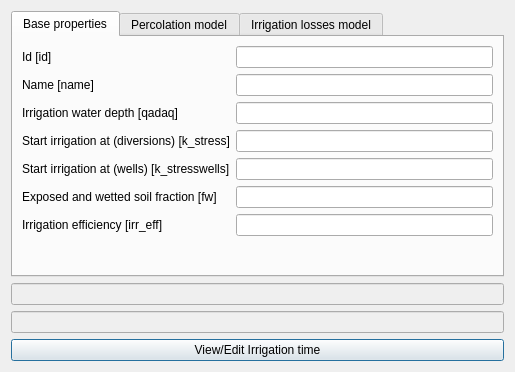
<?xml version="1.0" encoding="UTF-8"?>
<ui version="4.0">
 <class>dialog</class>
 <widget class="QDialog" name="dialog">
  <property name="geometry">
   <rect>
    <x>0</x>
    <y>0</y>
    <width>515</width>
    <height>372</height>
   </rect>
  </property>
  <property name="windowTitle">
   <string>Dialog</string>
  </property>
  <property name="locale">
   <locale language="English" country="UnitedStates"/>
  </property>
  <layout class="QVBoxLayout" name="verticalLayout">
   <item>
    <widget class="QTabWidget" name="tabWidget">
     <property name="currentIndex">
      <number>0</number>
     </property>
     <widget class="QWidget" name="tab">
      <attribute name="title">
       <string>Base properties</string>
      </attribute>
      <layout class="QFormLayout" name="formLayout_2">
       <item row="0" column="0">
        <widget class="QLabel" name="id_LBL">
         <property name="toolTip">
          <string>The name of the irrigation method</string>
         </property>
         <property name="text">
          <string>Id [id]</string>
         </property>
        </widget>
       </item>
       <item row="0" column="1">
        <widget class="QLineEdit" name="id">
         <property name="enabled">
          <bool>true</bool>
         </property>
         <property name="toolTip">
          <string>The identify of the method</string>
         </property>
        </widget>
       </item>
       <item row="1" column="0">
        <widget class="QLabel" name="name_LBL">
         <property name="toolTip">
          <string>The name of the irrigation method</string>
         </property>
         <property name="text">
          <string>Name [name]</string>
         </property>
        </widget>
       </item>
       <item row="1" column="1">
        <widget class="QLineEdit" name="name">
         <property name="toolTip">
          <string>The name of the irrigation method</string>
         </property>
        </widget>
       </item>
       <item row="2" column="0">
        <widget class="QLabel" name="qadaq_LBL">
         <property name="toolTip">
          <string>Irrigation water depth (mm)</string>
         </property>
         <property name="text">
          <string>Irrigation water depth [qadaq]</string>
         </property>
        </widget>
       </item>
       <item row="2" column="1">
        <widget class="QLineEdit" name="qadaq">
         <property name="toolTip">
          <string>Irrigation water depth (mm)</string>
         </property>
        </widget>
       </item>
       <item row="3" column="0">
        <widget class="QLabel" name="k_stress_LBL">
         <property name="toolTip">
          <string>Water stress coefficient for the activation of irrigation from water diversions</string>
         </property>
         <property name="text">
          <string>Start irrigation at (diversions) [k_stress]</string>
         </property>
        </widget>
       </item>
       <item row="3" column="1">
        <widget class="QLineEdit" name="k_stress">
         <property name="toolTip">
          <string>Water stress coefficient for the activation of irrigation from water diversions</string>
         </property>
        </widget>
       </item>
       <item row="4" column="0">
        <widget class="QLabel" name="k_stresswells_LBL">
         <property name="toolTip">
          <string>Water stress coefficient for the activation of irrigation from private wells</string>
         </property>
         <property name="text">
          <string>Start irrigation at (wells) [k_stresswells]</string>
         </property>
        </widget>
       </item>
       <item row="4" column="1">
        <widget class="QLineEdit" name="k_stresswells">
         <property name="toolTip">
          <string>Water stress coefficient for the activation of irrigation from private wells</string>
         </property>
        </widget>
       </item>
       <item row="5" column="0">
        <widget class="QLabel" name="fw_LBL">
         <property name="toolTip">
          <string>Exposed and wetted soil fraction influenses evaporation processes</string>
         </property>
         <property name="text">
          <string>Exposed and wetted soil fraction [fw]</string>
         </property>
        </widget>
       </item>
       <item row="5" column="1">
        <widget class="QLineEdit" name="fw"/>
       </item>
       <item row="6" column="0">
        <widget class="QLabel" name="irr_eff_LBL">
         <property name="text">
          <string>Irrigation efficiency [irr_eff]</string>
         </property>
        </widget>
       </item>
       <item row="6" column="1">
        <widget class="QLineEdit" name="irr_eff"/>
       </item>
      </layout>
     </widget>
     <widget class="QWidget" name="tab_2">
      <attribute name="title">
       <string>Percolation model</string>
      </attribute>
      <layout class="QGridLayout" name="gridLayout">
       <item row="1" column="0">
        <widget class="QLabel" name="min_a_LBL">
         <property name="toolTip">
          <string>Parameter of the percolation model</string>
         </property>
         <property name="text">
          <string>Par. a [min_a, max_a]</string>
         </property>
        </widget>
       </item>
       <item row="2" column="2">
        <widget class="QLineEdit" name="max_b">
         <property name="toolTip">
          <string>Parameter of the percolation model</string>
         </property>
         <property name="alignment">
          <set>Qt::AlignCenter</set>
         </property>
        </widget>
       </item>
       <item row="2" column="1">
        <widget class="QLineEdit" name="min_b">
         <property name="toolTip">
          <string>Parameter of the percolation model</string>
         </property>
         <property name="alignment">
          <set>Qt::AlignCenter</set>
         </property>
        </widget>
       </item>
       <item row="1" column="1">
        <widget class="QLineEdit" name="min_a">
         <property name="toolTip">
          <string>Parameter of the percolation model</string>
         </property>
         <property name="alignment">
          <set>Qt::AlignCenter</set>
         </property>
        </widget>
       </item>
       <item row="2" column="0">
        <widget class="QLabel" name="min_b_LBL">
         <property name="toolTip">
          <string>Parameter of the percolation model</string>
         </property>
         <property name="text">
          <string>Par. b [min_b, max_b]</string>
         </property>
        </widget>
       </item>
       <item row="1" column="2">
        <widget class="QLineEdit" name="max_a">
         <property name="toolTip">
          <string>Parameter of the percolation model</string>
         </property>
         <property name="alignment">
          <set>Qt::AlignCenter</set>
         </property>
        </widget>
       </item>
       <item row="0" column="2">
        <widget class="QLabel" name="max_b_LBL">
         <property name="toolTip">
          <string>Parameter of the percolation model</string>
         </property>
         <property name="text">
          <string>maximum</string>
         </property>
         <property name="alignment">
          <set>Qt::AlignCenter</set>
         </property>
        </widget>
       </item>
       <item row="0" column="1">
        <widget class="QLabel" name="max_a_LBL">
         <property name="toolTip">
          <string>Parameter of the percolation model</string>
         </property>
         <property name="text">
          <string>minimun</string>
         </property>
         <property name="alignment">
          <set>Qt::AlignCenter</set>
         </property>
        </widget>
       </item>
       <item row="3" column="1">
        <spacer name="verticalSpacer">
         <property name="orientation">
          <enum>Qt::Vertical</enum>
         </property>
         <property name="sizeHint" stdset="0">
          <size>
           <width>20</width>
           <height>40</height>
          </size>
         </property>
        </spacer>
       </item>
      </layout>
     </widget>
     <widget class="QWidget" name="tab_3">
      <attribute name="title">
       <string>Irrigation losses model</string>
      </attribute>
      <layout class="QFormLayout" name="formLayout">
       <item row="0" column="0" colspan="2">
        <widget class="QLabel" name="label">
         <property name="text">
          <string>Irrigation losses model is described by the equation:
# Irrigation_losse = a + b * wind_speed + c * average_temperature</string>
         </property>
        </widget>
       </item>
       <item row="1" column="0">
        <widget class="QLabel" name="losses_a_LBL">
         <property name="toolTip">
          <string>Parameter of the irrigation losses model</string>
         </property>
         <property name="text">
          <string>Par. a [losses_a]</string>
         </property>
        </widget>
       </item>
       <item row="1" column="1">
        <widget class="QLineEdit" name="losses_a">
         <property name="toolTip">
          <string>Parameter of the irrigation losses model</string>
         </property>
        </widget>
       </item>
       <item row="2" column="0">
        <widget class="QLabel" name="losses_b_LBL">
         <property name="toolTip">
          <string>Parameter of the irrigation losses model</string>
         </property>
         <property name="text">
          <string>Par. b [losses_b]</string>
         </property>
        </widget>
       </item>
       <item row="2" column="1">
        <widget class="QLineEdit" name="losses_b">
         <property name="toolTip">
          <string>Parameter of the irrigation losses model</string>
         </property>
        </widget>
       </item>
       <item row="3" column="0">
        <widget class="QLabel" name="losses_c_LBL">
         <property name="toolTip">
          <string>Parameter of the irrigation losses model</string>
         </property>
         <property name="text">
          <string>Par. c [losses_c]</string>
         </property>
        </widget>
       </item>
       <item row="3" column="1">
        <widget class="QLineEdit" name="losses_c">
         <property name="toolTip">
          <string>Parameter of the irrigation losses model</string>
         </property>
         <property name="text">
          <string/>
         </property>
        </widget>
       </item>
       <item row="4" column="0">
        <widget class="QCheckBox" name="f_interception">
         <property name="text">
          <string>Irrigation water is intercepted by foliage [f_interception]</string>
         </property>
        </widget>
       </item>
      </layout>
     </widget>
    </widget>
   </item>
   <item>
    <widget class="QLineEdit" name="irr_time">
     <property name="enabled">
      <bool>false</bool>
     </property>
     <property name="toolTip">
      <string>The time steps during the day (1-24 hours)</string>
     </property>
    </widget>
   </item>
   <item>
    <widget class="QLineEdit" name="irr_fraction">
     <property name="enabled">
      <bool>false</bool>
     </property>
     <property name="toolTip">
      <string>The fraction of water to ditribute during irrigation period</string>
     </property>
    </widget>
   </item>
   <item>
    <widget class="QPushButton" name="EDIT_BTN">
     <property name="enabled">
      <bool>true</bool>
     </property>
     <property name="text">
      <string>View/Edit Irrigation time</string>
     </property>
    </widget>
   </item>
  </layout>
 </widget>
 <resources/>
 <connections/>
</ui>
